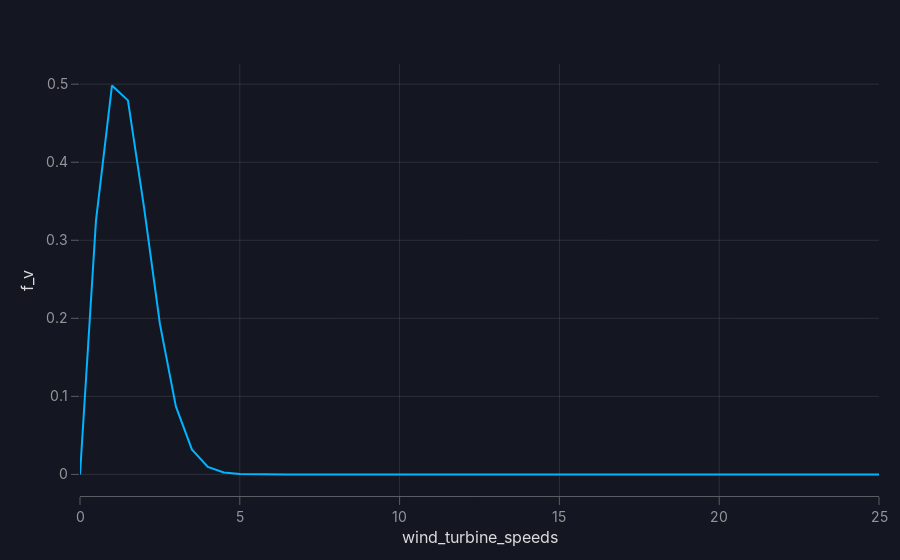

Notebook source saved alongside this figure:
### Code cell


### Figure 1 — Plotly figure (JSON) as saved in the notebook; plotly's stock layout.template omitted (floating-point values rounded to 4 significant figures)
{"data": [{"hovertemplate": "wind_turbine_speeds=%{x}<br>f_v=%{y}<extra></extra>", "legendgroup": "", "line": {"color": "#00b4ff", "dash": "solid"}, "marker": {"symbol": "circle"}, "mode": "lines", "name": "", "orientation": "v", "showlegend": false, "type": "scatter", "x": [0, 0.5, 1, 1.5, 2, 2.5, 3, 3.5, 4, 4.5, 5, 5.5, 6, 6.5, 7, 7.5, 8, 8.5, 9, 9.5, 10, 10.5, 11, 11.5, 12, 12.5, 13, 13.5, 14, 14.5, 15, 15.5, 16, 16.5, 17, 17.5, 18, 18.5, 19, 19.5, 20, 20.5, 21, 21.5, 22, 22.5, 23, 23.5, 24, 24.5, 25], "xaxis": "x", "y": [0, 0.3252, 0.4982, 0.4792, 0.3431, 0.1928, 0.08705, 0.032, 0.009645, 0.002396, 0.0004922, 8.38e-05, 1.185e-05, 1.392e-06, 1.362e-07, 1.109e-08, 7.532e-10, 4.265e-11, 2.015e-12, 7.944e-14, 2.615e-15, 7.189e-17, 1.651e-18, 3.167e-20, 5.077e-22, 6.801e-24, 7.617e-26, 7.13e-28, 5.581e-30, 3.652e-32, 1.999e-34, 9.146e-37, 3.501e-39, 1.121e-41, 3e-44, 6.719e-47, 1.259e-49, 1.973e-52, 2.587e-55, 2.838e-58, 2.604e-61, 2e-64, 1.285e-67, 6.907e-71, 3.107e-74, 1.169e-77, 3.683e-81, 9.707e-85, 2.141e-88, 3.951e-92, 6.103e-96], "yaxis": "y"}], "layout": {"legend": {"tracegroupgap": 0}, "xaxis": {"anchor": "y", "domain": [0, 1], "title": {"text": "wind_turbine_speeds"}}, "yaxis": {"anchor": "x", "domain": [0, 1], "title": {"text": "f_v"}}}}
